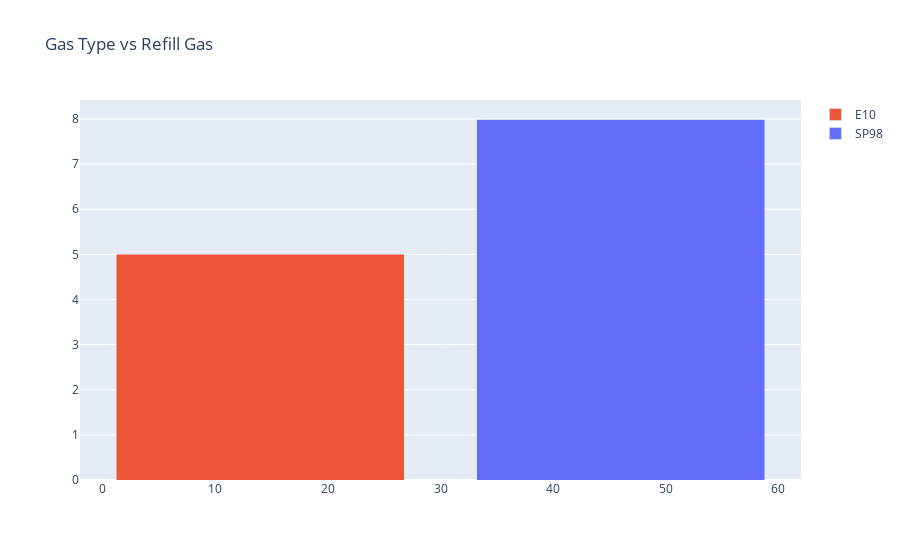

Here is the notebook cell this chart was saved with:
### Code cell
data = [
    go.Bar(
        x=a1[0].index, 
        y=gas[1.000000],
        name='SP98'
    ),
    go.Bar(
        x=a1[0].index,
        y=gas[2.000000],
        name='E10'
    )

]

layout = go.Layout(
    barmode='stack',
    title='Gas Type vs Refill Gas'
)

fig = go.Figure(data=data, layout=layout)
py.iplot(fig, filename='distri')

### Figure 1 — Plotly figure (JSON) as saved in the notebook; plotly's stock layout.template omitted (floating-point values rounded to 4 significant figures; data arrays with more than 128 entries replaced by an {"elided": "..."} marker saying what was removed)
{"data": [{"name": "SP98", "type": "bar", "x": {"elided": "174 int values"}, "y": [0, 8]}, {"name": "E10", "type": "bar", "x": {"elided": "174 int values"}, "y": [5, 0]}], "layout": {"barmode": "stack", "title": {"text": "Gas Type vs Refill Gas"}}}
